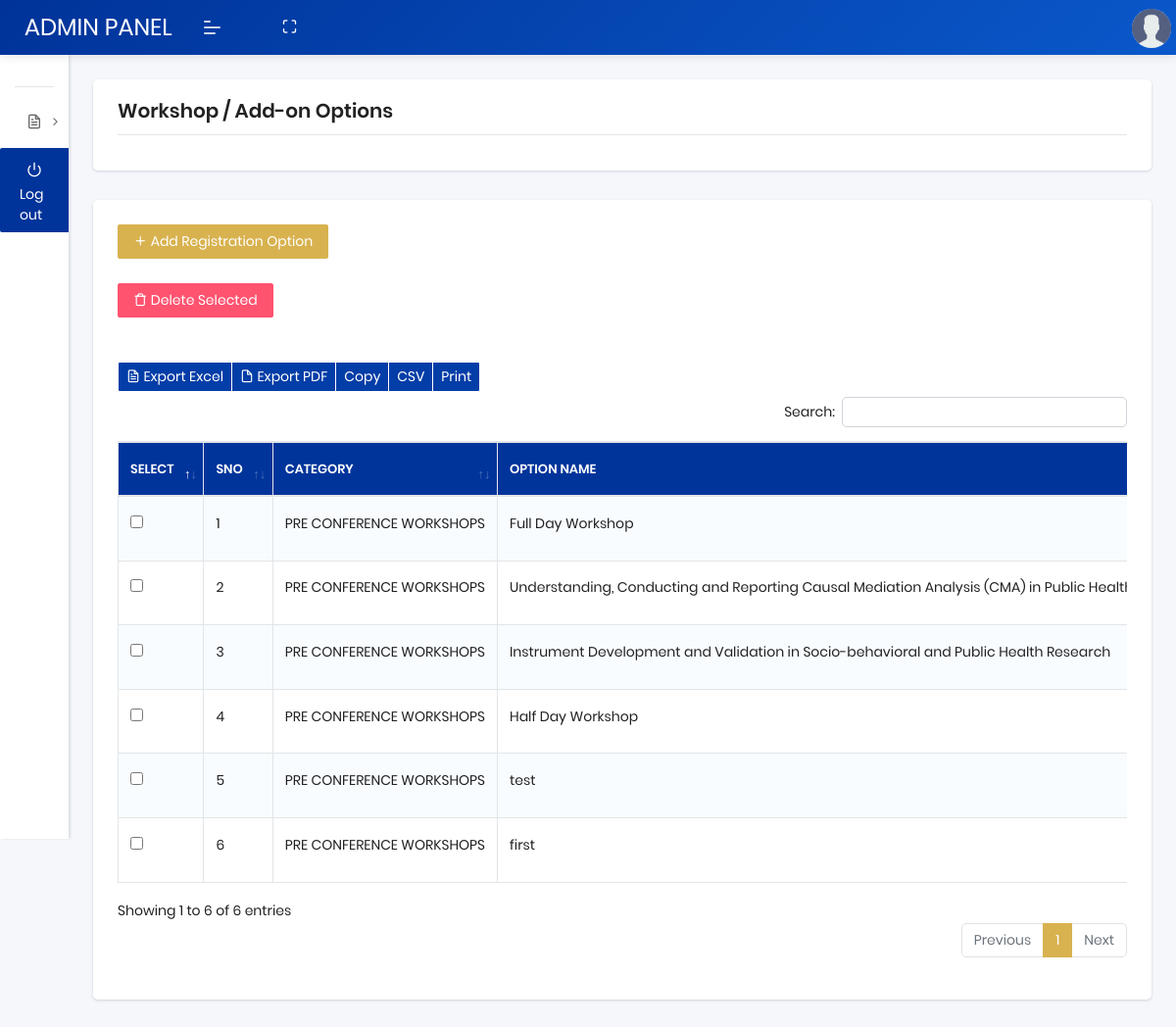
The app's page /manage-registration-options.php (signed in) with its own data.
### tables this page shows
CREATE TABLE `registration_category_options` (
  `id` int(11) NOT NULL,
  `category_id` bigint(20) UNSIGNED NOT NULL,
  `parent_id` int(11) DEFAULT NULL,
  `option_name` varchar(150) NOT NULL,
  `amount` decimal(12,2) NOT NULL,
  `currency` char(3) NOT NULL DEFAULT 'INR',
  `availability` tinyint(1) NOT NULL DEFAULT 1,
  `gst_type` enum('included','excluded','not_applicable') NOT NULL DEFAULT 'not_applicable',
  `gst_percentage` decimal(5,2) NOT NULL DEFAULT 0.00,
  `start_date` date DEFAULT NULL,
  `end_date` date DEFAULT NULL,
  `status` tinyint(1) NOT NULL DEFAULT 1,
  `created_at` timestamp NULL DEFAULT current_timestamp(),
  `updated_at` timestamp NULL DEFAULT current_timestamp() ON UPDATE current_timestamp()
);

CREATE TABLE `registration_categories` (
  `id` bigint(20) UNSIGNED NOT NULL,
  `category_name` varchar(150) NOT NULL,
  `status` tinyint(1) NOT NULL DEFAULT 1,
  `created_at` timestamp NULL DEFAULT current_timestamp(),
  `updated_at` timestamp NULL DEFAULT current_timestamp() ON UPDATE current_timestamp()
);

### manage-registration-options.php (the view, shortened to what this page needs)
<?php
include("db/config.php");
$stmt = mysqli_prepare($db, "SELECT o.*, c.category_name FROM registration_category_options o
    INNER JOIN registration_categories c ON c.id = o.category_id
    ORDER BY c.category_name ASC, o.id ASC");
mysqli_stmt_execute($stmt);
$result = mysqli_stmt_get_result($stmt);
?>
<!DOCTYPE html>
<html lang="en">
<head>
    <link rel="stylesheet" href="assets/css/plugins/dataTables.bootstrap4.min.css">
    <link rel="stylesheet" href="assets/css/style.css">
</head>
<body class="">
    <?php include("header.php"); ?>
    <?php include("navbar.php"); ?>
    <section class="pcoded-main-container">
        <div class="pcoded-content">
            <div class="page-header">
                <div class="page-block">
                    <div class="row align-items-center">
                        <div class="col-md-12">
                            <div class="page-header-title">
                                <h5 class="m-b-10">Workshop / Add-on Options</h5>
                            </div>
                        </div>
                    </div>
                </div>
            </div>
            <div class="row">
                <div class="col-sm-12">
                    <div class="card">
                        <div class="card-header table-card-header">
                            <a href="add-registration-option.php" class="btn btn-primary">
                                <i class="feather icon-plus"></i> Add Registration Option
                            </a>
                        </div>
                        <div class="card-body">
                            <form id="deleteMForm" action="delete-registration-option.php" method="post">
                                <button type="button" id="deleteSelected" class="btn btn-danger">
                                    <i class='feather icon-trash'></i> Delete Selected
                                </button>
                                <div class="dt-responsive table-responsive mt-4">
                                    <br />
                                    <?php
                                    echo '<table id="basic-btn" class="table table-striped table-bordered nowrap">';
                                    echo "<thead>";
                                    echo "<tr>";
                                    echo "<th>SELECT</th>";
                                    echo "<th>SNO</th>";
                                    echo "<th>CATEGORY</th>";
                                    echo "<th>OPTION NAME</th>";
                                    echo "</tr>";
                                    echo "</thead>";
                                    echo "<tbody>";
                                    $count = 1;
                                    while ($row = mysqli_fetch_assoc($result)) {
                                        $encoded_id = base64_encode($row['id']);
                                        echo "<tr class='record'>";
                                        echo "<td><input type='checkbox' name='option_ids[]' value='$encoded_id'></td>";
                                        echo "<td>" . $count++ . "</td>";
                                        echo "<td>" . htmlspecialchars($row['category_name']) . "</td>";
                                        echo "<td>" . htmlspecialchars($row['option_name']) . "</td>";
                                        echo "</tr>";
                                    }
                                    echo "</tbody>";
                                    echo "</table>";
                                    ?>
                                </div>
                                <br />
                            </form>
                        </div>
                    </div>
                </div>
            </div>
        </div>
    </section>
</body>
</html>

### header.php (shortened to what this page needs)
<header class="navbar pcoded-header navbar-expand-lg navbar-light headerpos-fixed header-blue">
       <div class="m-header">
           <a class="mobile-menu" id="mobile-collapse" href="#!"><span></span></a>
           <a href="#!" class="b-brand" style="font-size:24px;">
               ADMIN PANEL
           </a>
       </div>
       <div class="collapse navbar-collapse">
           <ul class="navbar-nav mr-auto">
               <li class="nav-item">
                   <a href="#!" class="full-screen" onClick="javascript:toggleFullScreen()"><i
                           class="feather icon-maximize"></i></a>
               </li>
           </ul>
       </div>
       <div class="dropdown drp-user">
           <a href="#!" class="dropdown-toggle" data-toggle="dropdown">
               <img src="assets/images/user.png" class="img-radius wid-40" alt="User-Profile-Image">
           </a>
       </div>
   </header>

### navbar.php (shortened to what this page needs)
<?php
require_once 'db/config.php';
$adminId = $_SESSION['login_user_id'] ?? null;
$roleId = '';
$role_name = '';
$isAdmin = false;
$permissions = [];
if ($adminId) {
    $adminQuery = "SELECT admin_role FROM admin WHERE _id = '$adminId'";
    $adminResult = mysqli_query($db, $adminQuery);
    if ($adminRow = mysqli_fetch_assoc($adminResult)) {
        $roleId = $adminRow['admin_role'];
    } else {
        $_SESSION['error'] = "Admin not found.";
        header('Location: index.php');
        exit();
    }
    $roleQuery = "SELECT * FROM roles WHERE role_id = '$roleId'";
    $roleResult = mysqli_query($db, $roleQuery);
    if ($roleRow = mysqli_fetch_assoc($roleResult)) {
        $role_name = strtolower($roleRow['role_name']);
        $isAdmin = ($role_name === 'admin');
    } else {
        $_SESSION['error'] = "Role not found.";
        header('Location: index.php');
        exit();
    }
    $permQuery = "
        SELECT p.title
        FROM navigation_menus p
        INNER JOIN role_permissions rp ON p.id = rp.permission_id
        WHERE rp.role_name = '$role_name'
    ";
    $permResult = mysqli_query($db, $permQuery);
    while ($permRow = mysqli_fetch_assoc($permResult)) {
        $permissions[] = $permRow['title'];
    }
}
?>
<nav class="pcoded-navbar menupos-fixed menu-light ">
    <div class="navbar-wrapper  ">
        <div class="navbar-content scroll-div ">
            <ul class="nav pcoded-inner-navbar ">
                <li class="nav-item pcoded-menu-caption">
                </li>
                <?php if (
                    $isAdmin ||
                    in_array('Add Abstract Category', $permissions) ||
                    in_array('All Abstract Categories', $permissions) ||
                    in_array('Add Abstract Theme', $permissions) ||
                    in_array('All Abstract Themes', $permissions) ||
                    in_array('Abstract Submissions', $permissions) ||
                    in_array('Reviewer Assignments', $permissions) ||
                    in_array('My Review Queue', $permissions) ||
                    in_array('All', $permissions)
                ): ?>
                    <li class="nav-item pcoded-hasmenu">
                        <a href="#!" class="nav-link">
                            <span class="pcoded-micon"><i class="feather icon-file-text"></i></span>
                        </a>
                    </li>
                <?php endif; ?>
                <li class="nav-item">
                    <a href="logout.php" class="nav-link" style="background:#00349a; color:#fff;">
                        <span class="pcoded-micon"><i class="feather icon-power"></i></span>
                        <span class="">Log out</span>
                    </a>
                </li>
            </ul>
        </div>
    </div>
</nav>

### records on screen
registration_category_options: category.category_name "PRE CONFERENCE WORKSHOPS", option_name "Full Day Workshop"
registration_category_options: category.category_name "PRE CONFERENCE WORKSHOPS", option_name "Understanding, Conducting and Reporting Causal Mediation Analysis (CMA) in Public…"
registration_category_options: category.category_name "PRE CONFERENCE WORKSHOPS", option_name "Instrument Development and Validation in Socio-behavioral and Public Health Research"
registration_category_options: category.category_name "PRE CONFERENCE WORKSHOPS", option_name "Half Day Workshop"
registration_category_options: category.category_name "PRE CONFERENCE WORKSHOPS", option_name "test"
registration_category_options: category.category_name "PRE CONFERENCE WORKSHOPS", option_name "first"
